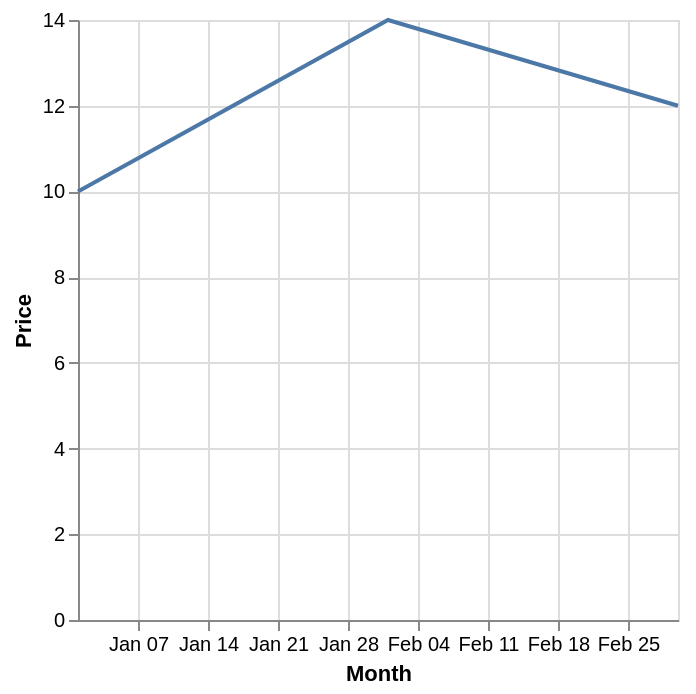

Vega-Lite specification stored for this chart:
### Vega-Lite specification from a JSON file in a GitHub repository (floating-point values rounded to 4 significant figures)
{"$schema": "https://vega.github.io/schema/vega-lite/v6.json", "description": "Line chart over time.", "data": {"values": [{"date": "2024-01-01", "price": 10}, {"date": "2024-02-01", "price": 14}, {"date": "2024-03-01", "price": 12}]}, "mark": "line", "encoding": {"x": {"field": "date", "type": "temporal", "title": "Month"}, "y": {"field": "price", "type": "quantitative", "title": "Price"}}}
